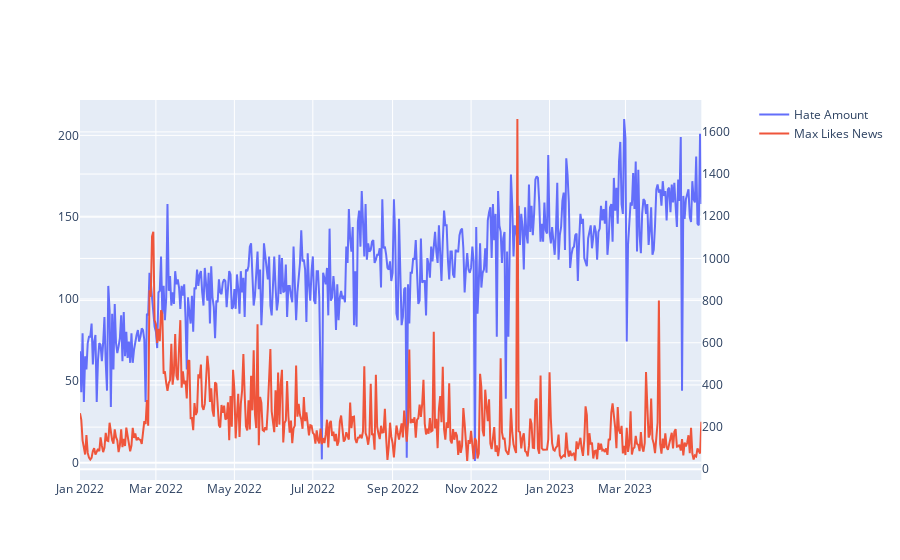

This figure's notebook cell:
### Code cell
import plotly.graph_objects as go
from plotly.subplots import make_subplots

# Create figure with secondary y-axis
fig_double = make_subplots(specs=[[{"secondary_y": True}]])

# Add traces
fig_double.add_trace(
    go.Scatter(x=cnt['date'], y=cnt['cnt'], name="Hate Amount"),
    secondary_y=False,
)

fig_double.add_trace(
    go.Scatter(x=avg_news['date'], y=avg_news['avg'], name="Max Likes News"),
    secondary_y=True,
)

fig_double.show()

### Figure 1 — Plotly figure (JSON) as saved in the notebook; plotly's stock layout.template omitted (floating-point values rounded to 4 significant figures; data arrays with more than 128 entries replaced by an {"elided": "..."} marker saying what was removed)
{"data": [{"name": "Hate Amount", "type": "scatter", "x": {"elided": "484 str values"}, "xaxis": "x", "y": {"elided": "484 int values"}, "yaxis": "y"}, {"name": "Max Likes News", "type": "scatter", "x": {"elided": "484 str values"}, "xaxis": "x", "y": {"elided": "484 float values"}, "yaxis": "y2"}], "layout": {"xaxis": {"anchor": "y", "domain": [0, 0.94]}, "yaxis": {"anchor": "x", "domain": [0, 1]}, "yaxis2": {"anchor": "x", "overlaying": "y", "side": "right"}}}
